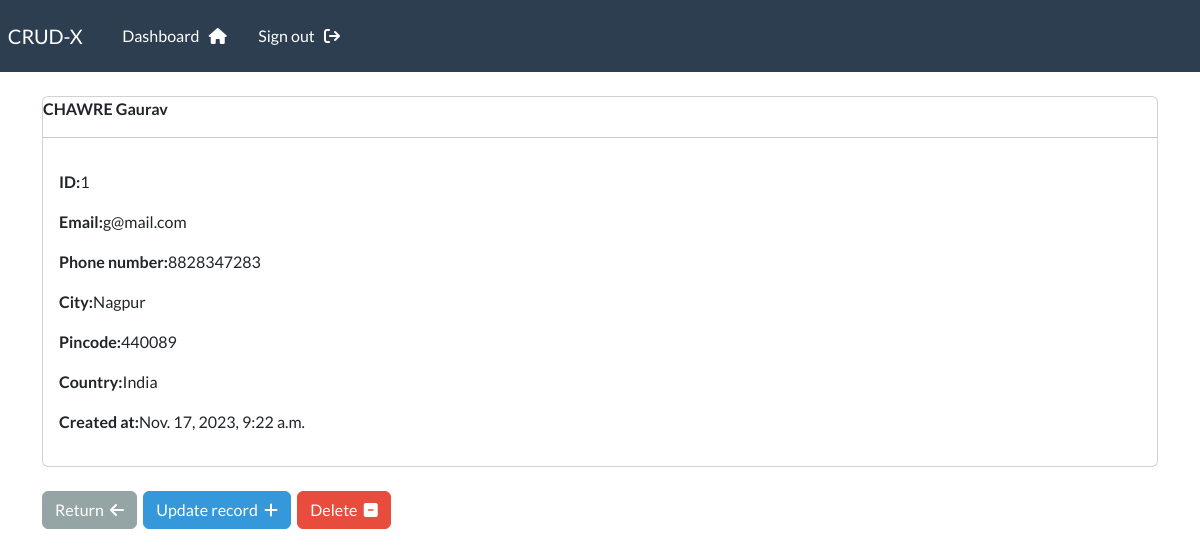
The page /record/1 (signed in) on the database as committed earlier.
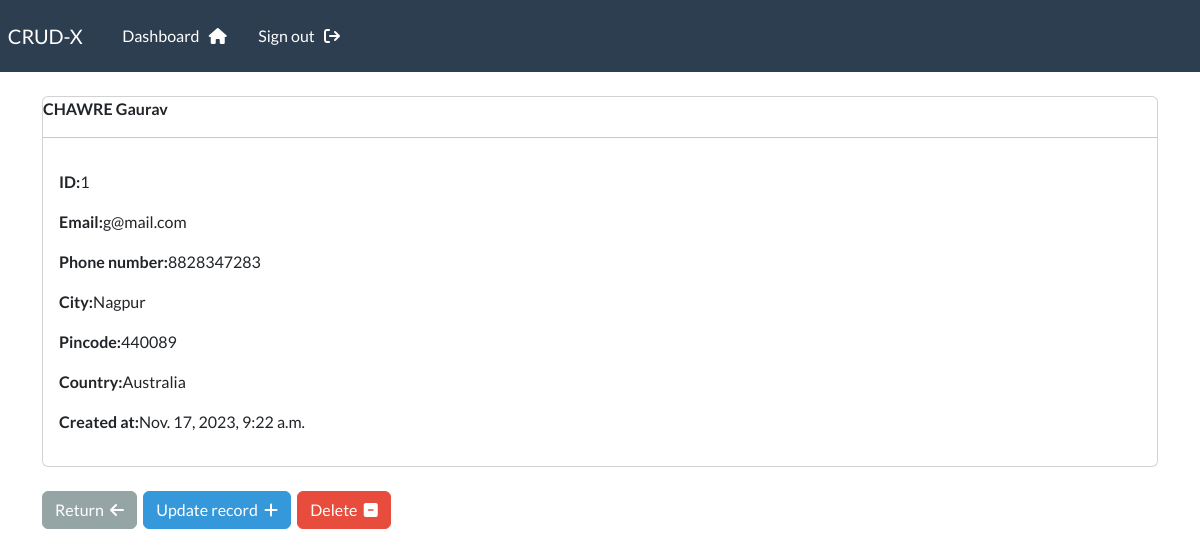
The same page on the database as committed later.
### webapp/models.py (models this page shows, shortened)
class Record(models.Model):
    created_date = models.DateTimeField(auto_now_add=True)
    first_name    = models.CharField(max_length=100)
    last_name     = models.CharField(max_length=100)
    email         = models.CharField(max_length=255)
    phone         = models.CharField(max_length=20)
    address       = models.CharField(max_length=300)
    city          = models.CharField(max_length=50)
    pincode       = models.CharField(max_length=6)
    country       = models.CharField(max_length=150)

### webapp/views.py (the view)
# urls.py: path('record/<int:pk>',views.singular_record, name='record'),
@login_required(login_url="my-login")
def singular_record(request,pk):
        record = Record.objects.get(id=pk)
        context = {'record':record}
        return render(request,'webapp/view-record.html',context)

### webapp/templates/webapp/view-record.html (shortened to what this page needs)
{% extends 'webapp/base.html' %}
{% block content %}
<div class="card">
    <strong>
        {{record.last_name|upper}}
        {{record.first_name}}
    </strong>
    <hr/>
    <div class="card-body">
        <p><strong>ID:</strong>{{record.id}}</p>
        <p><strong>Email:</strong>{{record.email}}</p>
        <p><strong>Phone number:</strong>{{record.phone}}</p>
        <p><strong>City:</strong>{{record.city}}</p>
        <p><strong>Pincode:</strong>{{record.pincode}}</p>
        <p><strong>Country:</strong>{{record.country}}</p>
        <p><strong>Created at:</strong>{{record.created_date}}</p>
    </div>
</div><br/>
<a href="{%url 'dashboard' %}" type="button" class="btn btn-secondary">Return &nbsp;<i class="fa fa-arrow-left" aria-hidden="true"></i></a>&nbsp;
<a href="{%url 'update-record' record.id %}" type="button" class="btn btn-info">Update record &nbsp;<i class="fa fa-plus" aria-hidden="true"></i></a>&nbsp;
<a href="{%url 'delete' record.id %}" type="button" class="btn btn-danger">Delete &nbsp;<i class="fa fa-minus-square" aria-hidden="true"></i></a>
{% endblock %}

Rows that differ between the two databases and show on the page:
changed Record "CHAWRE": country "India" → "Australia"
